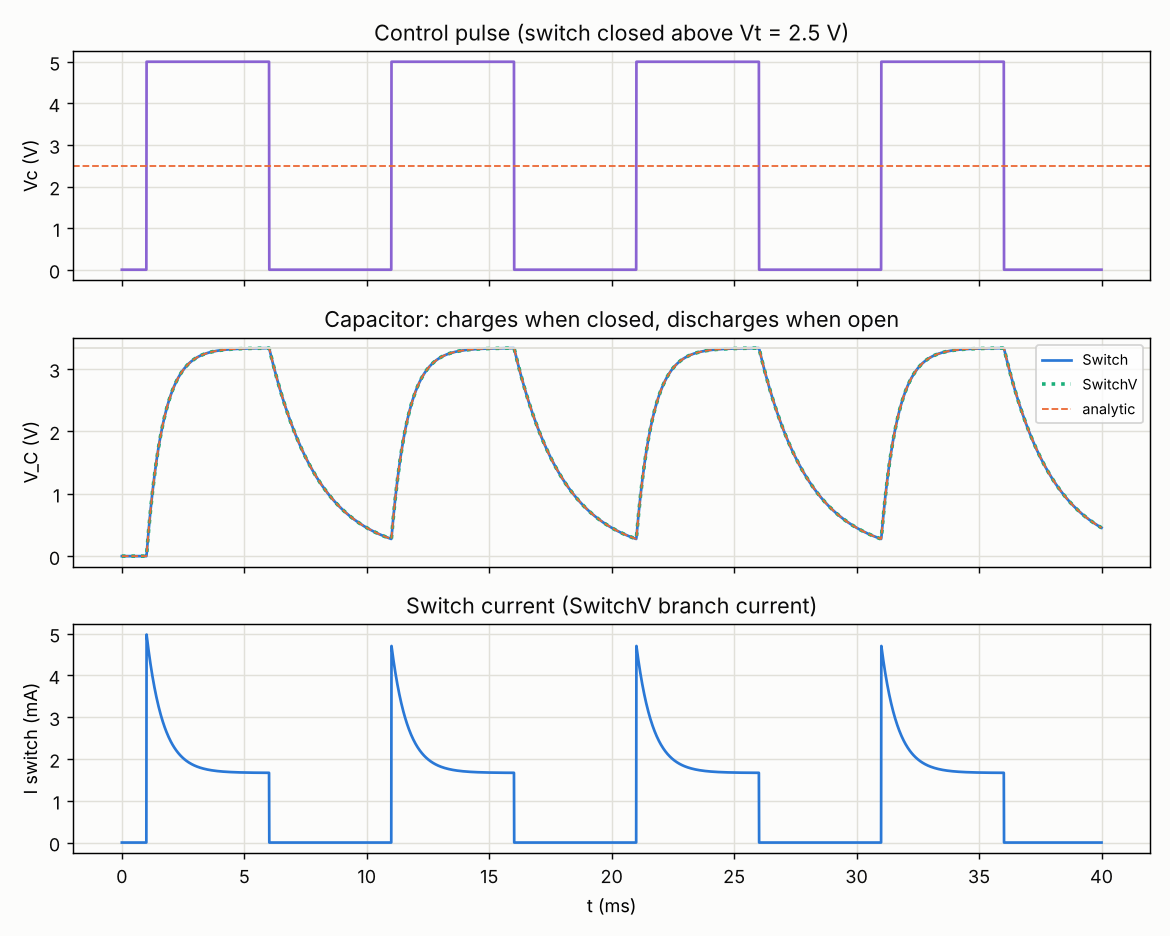

Reproduce this figure in Python.
#-------------------------------------------------------------------------------
# Name:        Capacitor charge / discharge controlled by a switch
# Updated:     12/11/2026
# Licence:     free  "MIT  "
#-------------------------------------------------------------------------------
#
#   Vs ──[ SW ]──[ R1 ]──┬── Out        SW closed (Vc > Vt)  -> C charges from Vs through R1
#                        │              SW open   (Vc < Vt)  -> C discharges through R2
#                      [ C ]  [ R2 ]
#                        │      │
#                       gnd    gnd
#
# Vc is a 5 V pulse (period 10 ms, 5 ms high).  Closed: C charges towards
# Vs R2/(R1+R2) with tau1 = (R1 || R2) C.  Open: C discharges towards 0 with tau2 = R2 C.
# The same circuit is built twice, with Switch (Ron / Roff) and with SwitchV (ideal 0 V
# source / open circuit); both are compared with the analytic solution.
import numpy as np
import matplotlib
matplotlib.use("Agg")
import matplotlib.pyplot as plt
from pyams.lib import circuit
from pyams.models import (TrapezoidVoltage, DCVoltage, Switch, SwitchV, Resistor, Capacitor)

Vs, R1, R2, C = 5.0, 1e3, 2e3, 1e-6
Td, Tr, Tw, Tf, T = 1e-3, 10e-6, 5e-3, 10e-6, 10e-3
Vt = 2.5

ctrl = TrapezoidVoltage("vc", "0"); ctrl.setParams("V0=0V V1=5V Td=1ms Tr=10us Tw=5ms Tf=10us T=10ms")
src = DCVoltage("vs", "0"); src.setParams("Vdc=5")
sw1 = Switch("vs", "a1", "vc", "0");  sw1.setParams("Vt=2.5 Ron=1m Roff=1G")       # model 1
ra1 = Resistor("a1", "o1"); ra1.setParams("R=1k")
rb1 = Resistor("o1", "0");  rb1.setParams("R=2k")
c1 = Capacitor("o1", "0");  c1.setParams("C=1u")
sw2 = SwitchV("vs", "a2", "vc", "0"); sw2.setParams("Vt=2.5")                      # model 2
ra2 = Resistor("a2", "o2"); ra2.setParams("R=1k")
rb2 = Resistor("o2", "0");  rb2.setParams("R=2k")
c2 = Capacitor("o2", "0");  c2.setParams("C=1u")

ckt = circuit()
ckt.addElements({"VC": ctrl, "VS": src, "SW1": sw1, "RA1": ra1, "RB1": rb1, "C1": c1,
                 "SW2": sw2, "RA2": ra2, "RB2": rb2, "C2": c2})
ckt.setOutPuts("vc", "o1", "o2", "SW2.I")
ckt.analysis(mode="tran", start=0, stop=40e-3, step=10e-6, adaptive=True, order=2,
             max_step=50e-6, lte=1e-5, uic=True)
res = ckt.run()
t = np.array(res["time"]); vc = np.array(res["vc"])
o1 = np.array(res["o1"]); o2 = np.array(res["o2"]); isw = np.array(res["SW2.I"])

# ---- analytic solution: exact exponentials between the switching instants
tau1 = R1 * R2 / (R1 + R2) * C; tau2 = R2 * C; vf = Vs * R2 / (R1 + R2)
edges = [0.0]
for k in range(4):                                       # threshold crossings of the trapezoid
    edges += [Td + k * T + Tr * Vt / 5.0, Td + k * T + Tr + Tw + Tf * (1 - Vt / 5.0)]
edges.append(40e-3)
v_an = np.zeros_like(t); v0 = 0.0; k = 0
for i in range(len(edges) - 1):
    closed = (i % 2 == 1)
    m = (t >= edges[i]) & (t < edges[i + 1] + (1e-15 if i == len(edges) - 2 else 0))
    dt = t[m] - edges[i]
    v_an[m] = (vf + (v0 - vf) * np.exp(-dt / tau1)) if closed else v0 * np.exp(-dt / tau2)
    dte = edges[i + 1] - edges[i]
    v0 = (vf + (v0 - vf) * np.exp(-dte / tau1)) if closed else v0 * np.exp(-dte / tau2)

e1 = np.max(np.abs(o1 - v_an)); e2 = np.max(np.abs(o2 - v_an)); e12 = np.max(np.abs(o1 - o2))
print("charge: tau1 = (R1||R2) C = %.0f us, final value Vs R2/(R1+R2) = %.3f V" % (1e6 * tau1, vf))
print("discharge: tau2 = R2 C = %.0f us" % (1e6 * tau2))
print("Switch  vs analytic: max |error| = %.4f V" % e1)
print("SwitchV vs analytic: max |error| = %.4f V" % e2)
print("Switch vs SwitchV   : max |difference| = %.4f V" % e12)
i_an = np.where(vc > Vt, (Vs - o2) / R1, 0.0)
mid = np.abs(vc - Vt) > 0.3
print("SwitchV current = (Vs - V_C)/R1 while closed, 0 while open: max |error| = %.2e A, peak %.2f mA"
      % (np.max(np.abs(isw[mid] - i_an[mid])), 1e3 * isw.max()))

ink, grid, surf = '#0b0b0b', '#e1e0d9', '#fcfcfb'
fig, ax = plt.subplots(3, 1, figsize=(9, 7.2), sharex=True, facecolor=surf)
for a in ax:
    a.set_facecolor(surf); a.grid(color=grid); a.tick_params(colors=ink)
ax[0].plot(t * 1e3, vc, color='#8a63d2'); ax[0].axhline(Vt, color='#eb6834', ls='--', lw=1)
ax[0].set_ylabel("Vc (V)"); ax[0].set_title("Control pulse (switch closed above Vt = 2.5 V)", color=ink)
ax[1].plot(t * 1e3, o1, color='#2a78d6', label="Switch"); ax[1].plot(t * 1e3, o2, color='#1baf7a', ls=':', lw=2, label="SwitchV")
ax[1].plot(t * 1e3, v_an, color='#eb6834', ls='--', lw=1, label="analytic")
ax[1].axhline(vf, color=grid, lw=1); ax[1].legend(fontsize=8, loc="upper right")
ax[1].set_ylabel("V_C (V)"); ax[1].set_title("Capacitor: charges when closed, discharges when open", color=ink)
ax[2].plot(t * 1e3, isw * 1e3, color='#2a78d6'); ax[2].set_ylabel("I switch (mA)"); ax[2].set_xlabel("t (ms)")
ax[2].set_title("Switch current (SwitchV branch current)", color=ink)
fig.tight_layout(); fig.savefig("switch_charge_discharge.png", dpi=130, facecolor=surf)
